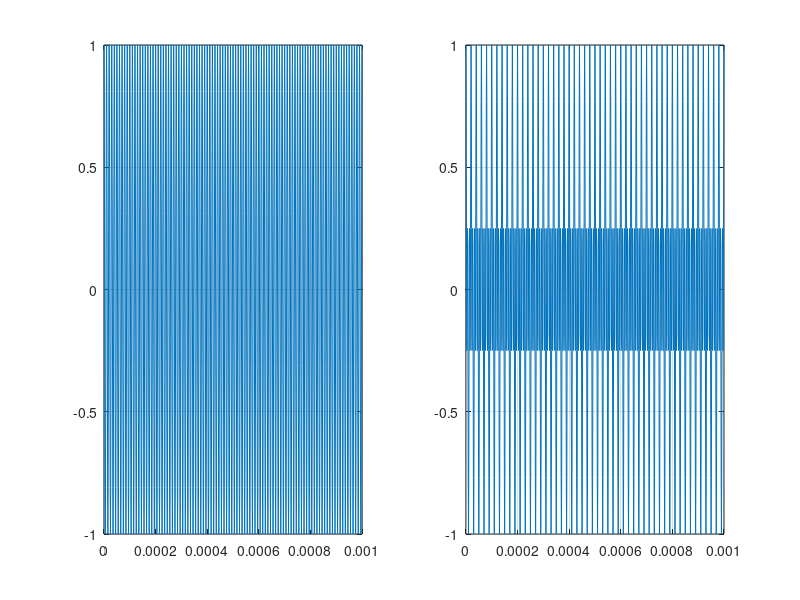

MATLAB code for this plot:
Fs = 1e6;
%   sampling rate
fd = 50e3;
%   dippler shift
t = (0:1/Fs:1e-3);
%   time vector
x = cos(2*pi*1e5*t);
%   data signal
x_doppler = x.*exp(1j*2*pi*fd*t);
%   application of doppler
%   shift in frequency is multiplication in time
%   by the exponent term
subplot(1,2,1);
plot(t,x);
grid on;
subplot(1,2,2);
plot(t,x_doppler);
grid on;